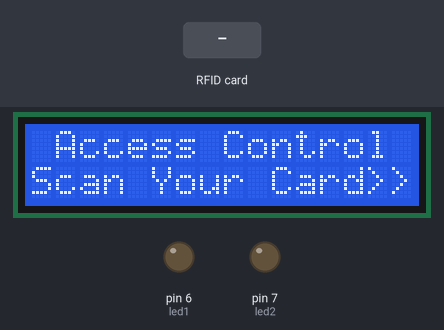
A sketch run on a simulated Arduino Uno, built with avr-gcc and run on an emulated ATmega328P. Parts: 16×2 character LCD, output pins drawn as LEDs (lit = HIGH). Inputs (shaded band) come from the test bench. Pins used as bus, display or sensor lines are not drawn.

Above: at 1.3 s.
1.4 s: RFID card C9 20 D9 A3 held to the reader
At 2.5 s:
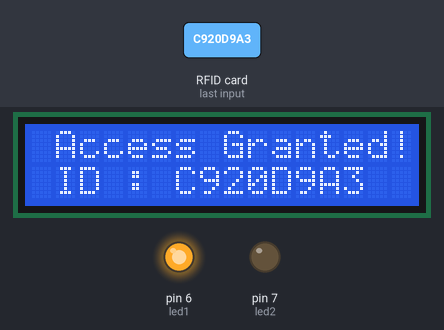
4.4 s: RFID card 5E 7A 19 C4 held to the reader
At 5.8 s:
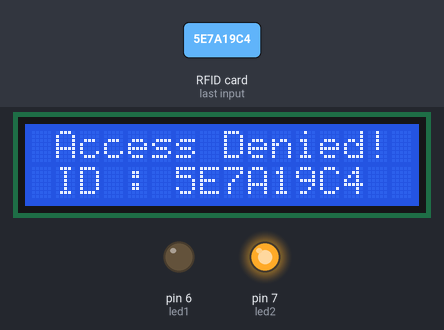
Timing chart, 0 to 7.9 s (numbered marks = the images above; inputs shaded):
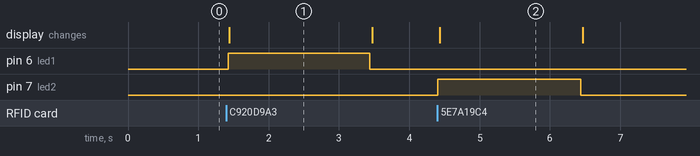

The sketch:

RFID-LCD.ino
```cpp
#include <SPI.h>
#include <MFRC522.h>
#include <LiquidCrystal_I2C.h>
LiquidCrystal_I2C lcd(0x27, 16, 2);

 int led1=6;
 int led2=7;

#define RST_PIN 9
#define SS_PIN 10

byte readCard[4];
String MasterTag = "C920D9A3";  // REPLACE this Tag ID with your Tag ID!!!
String tagID = "";

// Create instances
MFRC522 mfrc522(SS_PIN, RST_PIN);

void setup()
{
  lcd.begin();
  lcd.backlight();
  SPI.begin(); // SPI bus
  mfrc522.PCD_Init(); // MFRC522
   pinMode(led1,OUTPUT);
   pinMode(led2,OUTPUT);

  lcd.clear();
  lcd.print(" Access Control ");
  lcd.setCursor(0, 1);
  lcd.print("Scan Your Card>>");
}

void loop()
{
    Serial.begin(9600);
  //Wait until new tag is available
  while (getID())
  {
    lcd.clear();
    lcd.setCursor(0, 0);

    if (tagID == MasterTag)
    {

      lcd.print(" Access Granted!");
       digitalWrite(led1,HIGH);
       digitalWrite(led2,LOW);
      // You can write any code here like opening doors, switching on a relay, lighting up an LED, or anything else you can think of.
    }
    else
    {
       digitalWrite(led2,HIGH);
       digitalWrite(led1,LOW);
      lcd.print(" Access Denied!");

    }

      lcd.setCursor(0, 1);
      lcd.print(" ID : ");
      lcd.print(tagID);

    delay(2000);
     digitalWrite(led2,LOW);
     digitalWrite(led1,LOW);
    lcd.clear();
    lcd.print(" Access Control ");
    lcd.setCursor(0, 1);
    lcd.print("Scan Your Card>>");
  }
}

//Read new tag if available
boolean getID()
{
  // Getting ready for Reading PICCs
  if ( ! mfrc522.PICC_IsNewCardPresent()) { //If a new PICC placed to RFID reader continue
  return false;
  }
  if ( ! mfrc522.PICC_ReadCardSerial()) { //Since a PICC placed get Serial and continue
  return false;
  }
  tagID = "";
  for ( uint8_t i = 0; i < 4; i++) { // The MIFARE PICCs that we use have 4 byte UID
  //readCard[i] = mfrc522.uid.uidByte[i];
  tagID.concat(String(mfrc522.uid.uidByte[i], HEX)); // Adds the 4 bytes in a single String variable
  }
  tagID.toUpperCase();
  mfrc522.PICC_HaltA(); // Stop reading
  return true;
}
```

Measured:
- after the input at 1.4 s, pin 6 (led1): LOW → HIGH at once, → LOW 2.0 s later; the display: changes at once (image 1)
- after the input at 4.4 s, pin 7 (led2): LOW → HIGH at once, → LOW 2.0 s later; the display: changes at once (image 2)
- what the display in image 1 shows lasts 2.1 s, from 1.4 s to 3.5 s
